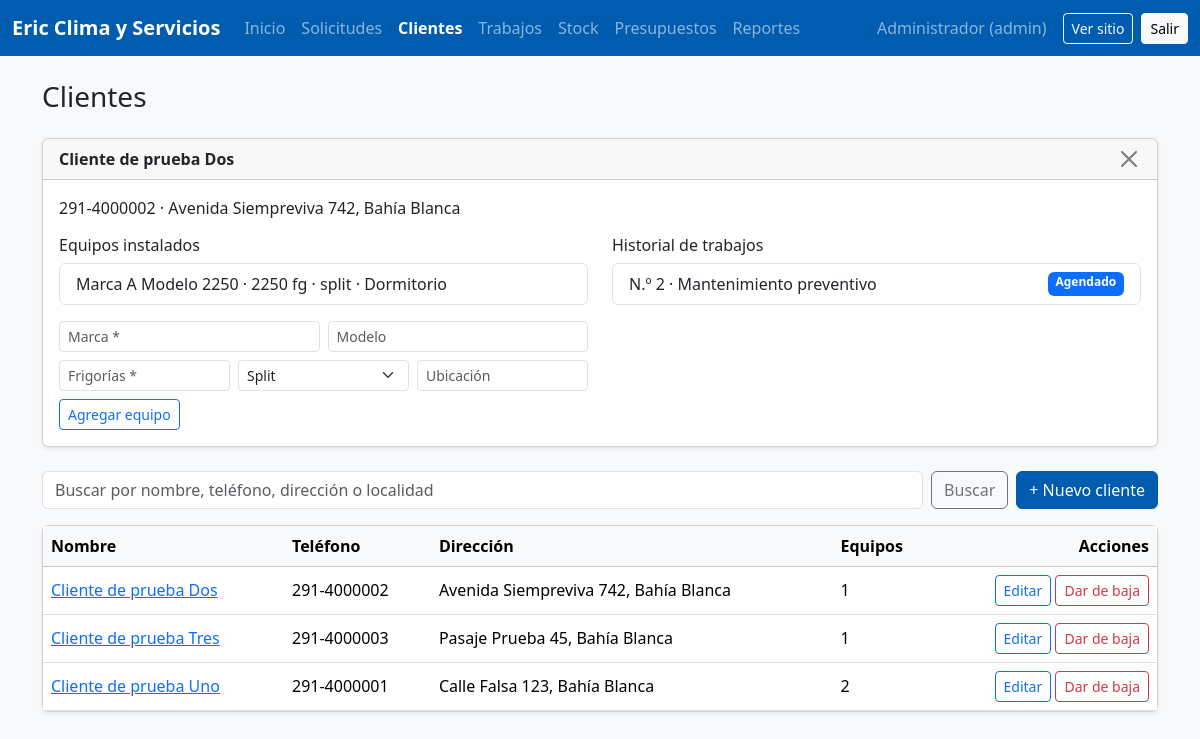
The app's page /admin/clientes.php?ver=2 (signed in) with its own data.
### tables this page shows
CREATE TABLE clientes (
    id          INT AUTO_INCREMENT PRIMARY KEY,
    nombre      VARCHAR(120) NOT NULL,
    telefono    VARCHAR(30)  NOT NULL,
    email       VARCHAR(120) NULL,
    direccion   VARCHAR(150) NOT NULL,
    localidad   VARCHAR(80)  NOT NULL DEFAULT 'Bahía Blanca',
    activo      TINYINT(1) NOT NULL DEFAULT 1,
    fecha_alta  DATETIME NOT NULL DEFAULT CURRENT_TIMESTAMP,
    INDEX idx_clientes_nombre (nombre),
    INDEX idx_clientes_telefono (telefono)
);

CREATE TABLE equipos (
    id          INT AUTO_INCREMENT PRIMARY KEY,
    cliente_id  INT NOT NULL,
    marca       VARCHAR(60) NOT NULL,
    modelo      VARCHAR(60) NULL,
    frigorias   INT NOT NULL,
    tipo        ENUM('split','ventana','portatil','piso_techo','central') NOT NULL DEFAULT 'split',
    ubicacion   VARCHAR(80) NULL COMMENT 'Ej: dormitorio, living',
    CONSTRAINT fk_equipos_cliente FOREIGN KEY (cliente_id) REFERENCES clientes(id)
        ON UPDATE CASCADE ON DELETE RESTRICT
);

CREATE TABLE trabajos (
    id               INT AUTO_INCREMENT PRIMARY KEY,
    cliente_id       INT NOT NULL,
    equipo_id        INT NULL,
    servicio_id      INT NOT NULL,
    tecnico_id       INT NULL,
    fecha_agendada   DATETIME NULL,
    fecha_realizado  DATE NULL,
    estado           ENUM('pendiente','agendado','realizado','cancelado') NOT NULL DEFAULT 'pendiente',
    total            DECIMAL(12,2) NOT NULL DEFAULT 0,
    garantia_hasta   DATE NULL,
    observaciones    TEXT NULL,
    CONSTRAINT fk_trabajos_cliente  FOREIGN KEY (cliente_id)  REFERENCES clientes(id)  ON DELETE RESTRICT,
    CONSTRAINT fk_trabajos_equipo   FOREIGN KEY (equipo_id)   REFERENCES equipos(id)   ON DELETE SET NULL,
    CONSTRAINT fk_trabajos_servicio FOREIGN KEY (servicio_id) REFERENCES servicios(id) ON DELETE RESTRICT,
    CONSTRAINT fk_trabajos_tecnico  FOREIGN KEY (tecnico_id)  REFERENCES usuarios(id)  ON DELETE SET NULL,
     
    UNIQUE KEY uq_tecnico_horario (tecnico_id, fecha_agendada),
    INDEX idx_trabajos_estado (estado)
);

CREATE TABLE servicios (
    id           INT AUTO_INCREMENT PRIMARY KEY,
    nombre       VARCHAR(80) NOT NULL UNIQUE,
    descripcion  TEXT NULL,
    precio_base  DECIMAL(12,2) NOT NULL DEFAULT 0,
    activo       TINYINT(1) NOT NULL DEFAULT 1
);

### web/app/config.php (called while the page is built, shortened)
<?php
function e($texto): string
{
    return htmlspecialchars((string)$texto, ENT_QUOTES, 'UTF-8');
}

### web/app/auth.php (called while the page is built, shortened)
<?php
require_once __DIR__ . '/config.php';
function usuario_actual(): ?array
{
    return $_SESSION['usuario'] ?? null;
}
function es_admin(): bool
{
    return (usuario_actual()['rol'] ?? '') === 'admin';
}

### web/admin/clientes.php (the view, shortened to what this page needs)
<?php
require_once __DIR__ . '/../app/auth.php';
require_once __DIR__ . '/../app/layout.php';
$db = db();
$ficha = null;
if (isset($_GET['ver'])) {
    $st = $db->prepare('SELECT * FROM clientes WHERE id = ?');
    $st->execute([(int)$_GET['ver']]);
    $ficha = $st->fetch();
    if ($ficha) {
        $st = $db->prepare('SELECT * FROM equipos WHERE cliente_id = ? ORDER BY id');
        $st->execute([$ficha['id']]);
        $equipos = $st->fetchAll();
        $st = $db->prepare(
            'SELECT t.*, s.nombre AS servicio FROM trabajos t JOIN servicios s ON s.id = t.servicio_id
             WHERE t.cliente_id = ? ORDER BY t.id DESC'
        );
        $st->execute([$ficha['id']]);
        $historial = $st->fetchAll();
    }
}
$q = trim($_GET['q'] ?? '');
$st = $db->prepare(
    'SELECT c.*, (SELECT COUNT(*) FROM equipos e WHERE e.cliente_id = c.id) AS equipos
     FROM clientes c WHERE c.activo = 1 AND (c.nombre LIKE ? OR c.telefono LIKE ? OR c.direccion LIKE ? OR c.localidad LIKE ?)
     ORDER BY c.nombre'
);
$st->execute(array_fill(0, 4, "%$q%"));
$clientes = $st->fetchAll();
layout_inicio('Clientes', 'clientes');
?>
<?php if ($ficha): ?>
    <div class="card shadow-sm mb-4">
        <div class="card-header d-flex justify-content-between align-items-center">
            <span class="fw-semibold"><?= e($ficha['nombre']) ?></span>
            <a href="clientes.php" class="btn-close" aria-label="Cerrar"></a>
        </div>
        <div class="card-body">
            <p class="mb-3"><?= e($ficha['telefono']) ?> · <?= e($ficha['direccion']) ?>, <?= e($ficha['localidad']) ?> <?= $ficha['email'] ? '· ' . e($ficha['email']) : '' ?></p>
            <div class="row g-4">
                <div class="col-lg-6">
                    <h2 class="h6">Equipos instalados</h2>
                    <ul class="list-group mb-3">
                        <?php foreach ($equipos as $eq): ?>
                            <li class="list-group-item"><?= e($eq['marca']) ?> <?= e($eq['modelo']) ?> · <?= (int)$eq['frigorias'] ?> fg · <?= e($eq['tipo']) ?> <?= $eq['ubicacion'] ? '· ' . e($eq['ubicacion']) : '' ?></li>
                        <?php endforeach; ?>
                    </ul>
                    <form method="post" class="row g-2">
                        <div class="col-6"><input class="form-control form-control-sm" name="marca" placeholder="Marca *"></div>
                        <div class="col-6"><input class="form-control form-control-sm" name="modelo" placeholder="Modelo"></div>
                        <div class="col-4"><input class="form-control form-control-sm" name="frigorias" type="number" min="1" placeholder="Frigorías *"></div>
                        <div class="col-4"><select class="form-select form-select-sm" name="tipo">
                            <option value="split">Split</option><option value="ventana">Ventana</option><option value="portatil">Portátil</option>
                            <option value="piso_techo">Piso techo</option><option value="central">Central</option></select></div>
                        <div class="col-4"><input class="form-control form-control-sm" name="ubicacion" placeholder="Ubicación"></div>
                        <div class="col-12"><button class="btn btn-sm btn-outline-primary">Agregar equipo</button></div>
                    </form>
                </div>
                <div class="col-lg-6">
                    <h2 class="h6">Historial de trabajos</h2>
                    <ul class="list-group">
                        <?php foreach ($historial as $t): ?>
                            <li class="list-group-item d-flex justify-content-between">
                                <span>N.º <?= $t['id'] ?> · <?= e($t['servicio']) ?> <?= $t['garantia_hasta'] ? '<small class="text-muted">· garantía hasta ' . date('d/m/Y', strtotime($t['garantia_hasta'])) . '</small>' : '' ?></span>
                                <?= badge_estado($t['estado']) ?>
                            </li>
                        <?php endforeach; ?>
                    </ul>
                </div>
            </div>
        </div>
    </div>
<?php endif; ?>
<div class="d-flex flex-wrap gap-2 mb-3">
    <form class="d-flex gap-2 flex-grow-1" method="get">
        <input class="form-control" name="q" value="<?= e($q) ?>" placeholder="Buscar por nombre, teléfono, dirección o localidad">
        <button class="btn btn-outline-secondary">Buscar</button>
    </form>
    <a href="clientes.php?nuevo=1" class="btn btn-marca">+ Nuevo cliente</a>
</div>
<div class="card shadow-sm">
    <div class="table-responsive">
        <table class="table table-hover align-middle mb-0">
            <thead class="table-light"><tr><th>Nombre</th><th>Teléfono</th><th>Dirección</th><th>Equipos</th><th class="text-end">Acciones</th></tr></thead>
            <tbody>
            <?php foreach ($clientes as $c): ?>
                <tr>
                    <td><a href="clientes.php?ver=<?= $c['id'] ?>"><?= e($c['nombre']) ?></a></td>
                    <td><?= e($c['telefono']) ?></td>
                    <td><?= e($c['direccion']) ?>, <?= e($c['localidad']) ?></td>
                    <td><?= (int)$c['equipos'] ?></td>
                    <td class="text-end text-nowrap">
                        <a class="btn btn-sm btn-outline-primary" href="clientes.php?editar=<?= $c['id'] ?>">Editar</a>
                        <?php if (es_admin()): ?>
                            <form method="post" class="d-inline" onsubmit="return confirm('¿Dar de baja a este cliente? Su historial se conserva.')">
                                <button class="btn btn-sm btn-outline-danger">Dar de baja</button>
                            </form>
                        <?php endif; ?>
                    </td>
                </tr>
            <?php endforeach; ?>
            </tbody>
        </table>
    </div>
</div>
<?php layout_fin();

### web/app/layout.php (shortened to what this page needs)
<?php
function layout_inicio(string $titulo, string $activo = ''): void
{
    $u = usuario_actual();
    $menu = [
        'index'       => 'Inicio',
        'solicitudes' => 'Solicitudes',
        'clientes'    => 'Clientes',
        'trabajos'    => 'Trabajos',
        'materiales'  => 'Stock',
        'presupuestos' => 'Presupuestos',
    ];
    if (es_admin()) $menu['reportes'] = 'Reportes';
    ?>
<!doctype html>
<html lang="es">
<head>
    <link href="https://cdn.jsdelivr.net/npm/bootstrap@5.3.3/dist/css/bootstrap.min.css" rel="stylesheet">
    <link href="../assets/css/estilos.css" rel="stylesheet">
</head>
<body class="bg-light">
<nav class="navbar navbar-expand-lg navbar-dark bg-marca">
    <div class="container-fluid">
        <a class="navbar-brand fw-bold" href="index.php"><?= e(EMPRESA) ?></a>
        <div class="collapse navbar-collapse" id="menu">
            <ul class="navbar-nav me-auto">
                <?php foreach ($menu as $pagina => $texto): ?>
                    <li class="nav-item">
                        <a class="nav-link <?= $activo === $pagina ? 'active fw-semibold' : '' ?>" href="<?= $pagina ?>.php"><?= $texto ?></a>
                    </li>
                <?php endforeach; ?>
            </ul>
            <span class="navbar-text me-3"><?= e($u['nombre']) ?> (<?= e($u['rol']) ?>)</span>
            <a class="btn btn-sm btn-outline-light me-2" href="../public/index.php" target="_blank">Ver sitio</a>
            <a class="btn btn-sm btn-light" href="logout.php">Salir</a>
        </div>
    </div>
</nav>
<main class="container py-4">
    <h1 class="h3 mb-4"><?= e($titulo) ?></h1>
<?php
}
function layout_fin(): void
{
    ?>
</main>
</body>
</html>
<?php
}
function badge_estado(string $estado): string
{
    $colores = ['pendiente' => 'warning', 'agendado' => 'primary', 'realizado' => 'success', 'cancelado' => 'secondary',
                'contactado' => 'info', 'convertida' => 'success', 'descartada' => 'secondary',
                'aceptado' => 'success', 'rechazado' => 'danger', 'vencido' => 'secondary'];
    return '<span class="badge text-bg-' . ($colores[$estado] ?? 'light') . '">' . e(ucfirst($estado)) . '</span>';
}

### web/assets/css/estilos.css (style rules this page uses)
:root { --marca: #005caf; --marca-oscuro: #00468c; --marca-claro: #e8f1fb; }
.bg-marca { background-color: var(--marca) !important; }
.btn-marca { background-color: var(--marca); border-color: var(--marca); color: #fff; }

### records on screen
clientes: nombre "Cliente de prueba Dos", telefono "291-4000002", direccion "Avenida Siempreviva 742", localidad "Bahía Blanca", equipos "1"
equipos: marca "Marca A", modelo "Modelo 2250", frigorias "2250", tipo "split", ubicacion "Dormitorio"
trabajos: id "2", servicio.nombre "Mantenimiento preventivo", estado "Agendado"
clientes: nombre "Cliente de prueba Tres", telefono "291-4000003", direccion "Pasaje Prueba 45", localidad "Bahía Blanca", equipos "1"
clientes: nombre "Cliente de prueba Uno", telefono "291-4000001", direccion "Calle Falsa 123", localidad "Bahía Blanca", equipos "2"

### other values on screen
EMPRESA "Eric Clima y Servicios"
$texto "Inicio"
$texto "Solicitudes"
$texto "Clientes"
$texto "Trabajos"
$texto "Stock"
$texto "Presupuestos"
$texto "Reportes"
$u['nombre'] "Administrador"
$u['rol'] "admin"
$titulo "Clientes"
